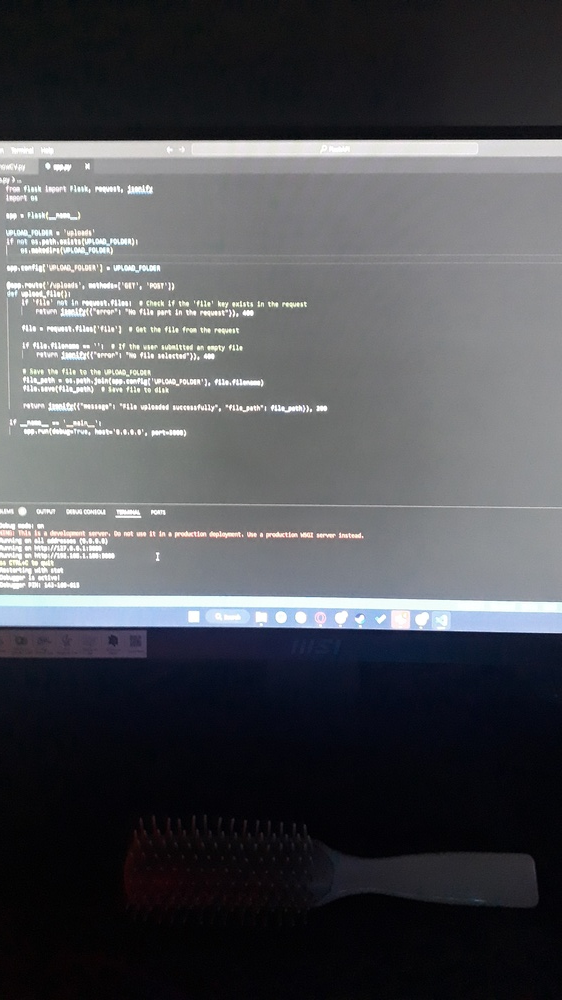
#> input picture uploads/2024-10-11-04-19-33-094.jpg, 562 x 1000 px, shrunk from 1836 x 3264 before the run; its folder holds 2 pictures in this run
$ python ploting_Img.py
#> lines starting #> are read from the running program, lines starting #| are printed output that depends on the picture
import cv2
import numpy as np
import matplotlib.pyplot as plt
import glob

image_paths = glob.glob("D:/VSproject/FlaskAPI/uploads/*.jpg")

images = []
for img_path in image_paths:
    img = cv2.imread(img_path)
#> img is the input picture: shape (1000, 562, 3); mean B, G, R 84, 79.8, 78.2
     # Convert BGR (OpenCV format) to RGB for correct plotting
    img_rgb = cv2.cvtColor(img, cv2.COLOR_BGR2RGB)
    images.append(img_rgb)


n_images = len(images)
#> n_images = 2
cols = 3  # Number of columns (change based on preference)
rows = (n_images // cols) + (n_images % cols > 0)
#> rows = 1

# Subplots
fig, axes = plt.subplots(rows, cols, figsize=(15, 5 * rows))

axes = axes.ravel()

for i in range(n_images):
    axes[i].imshow(images[i])
    axes[i].set_title(f"Image {i+1}")


# Remove any extra subplots that aren't used
for i in range(n_images, rows * cols):
    fig.delaxes(axes[i])

plt.tight_layout()
plt.show()
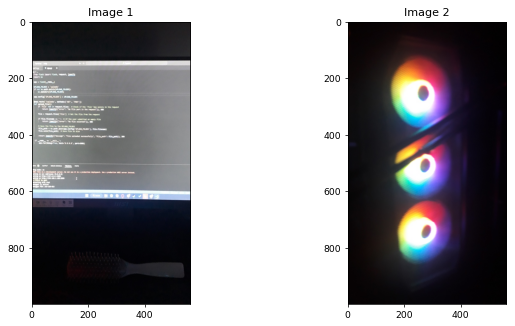
#> figure drawn by matplotlib, 2 panels
